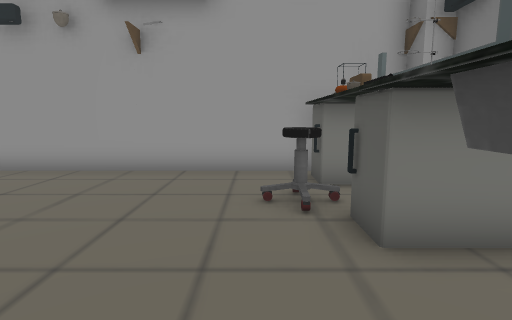
View 1 (above)

24 first-person views from a walk through a Unity game level. The camera is 1.5 m above the floor, tilts 8° down and sees 80° across. The floor is counted in squares, 1 m on a side. Each view is taken from the middle of a square. On the plan, view 1 faces up. The plan holds only what a view shows up to about 15 squares ahead; the rest is blank. Some animated figures are left out. Some surface patterns are stand-ins.

View 2
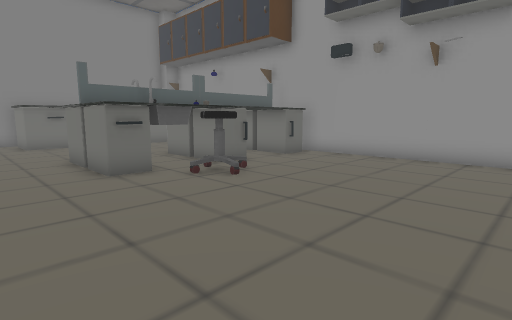

View 3
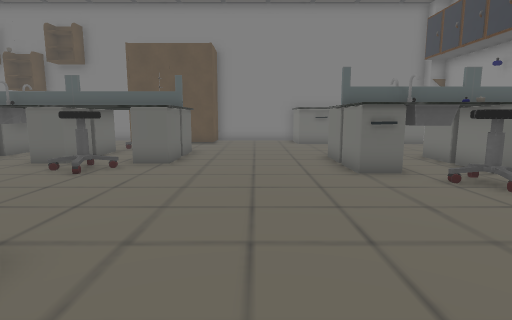

View 4
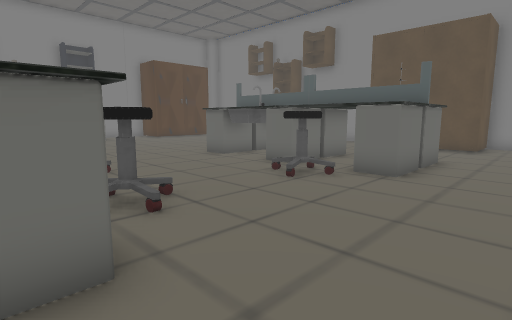

View 5
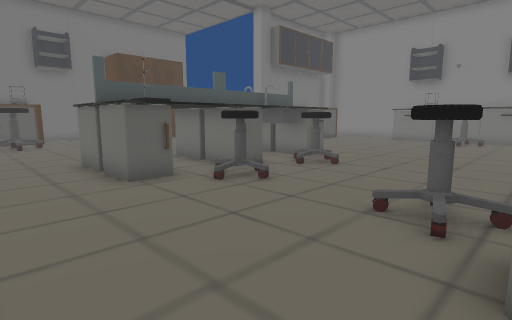

View 6
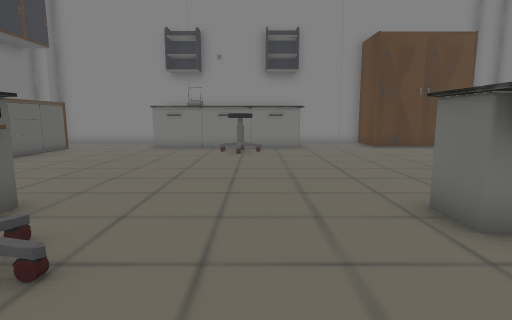

View 7
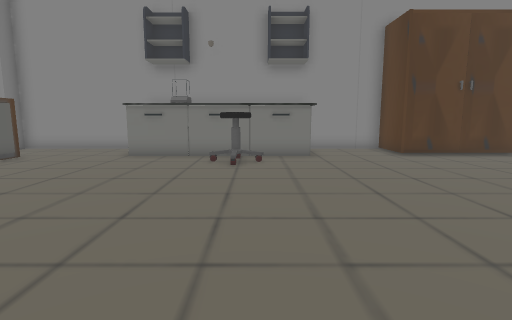

View 8
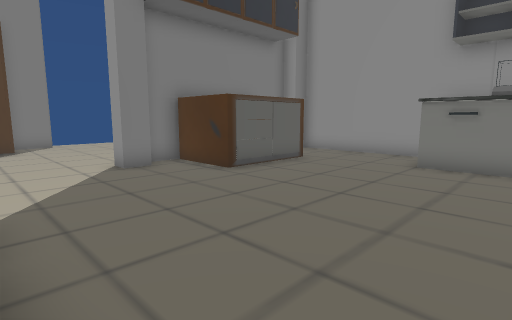

View 9
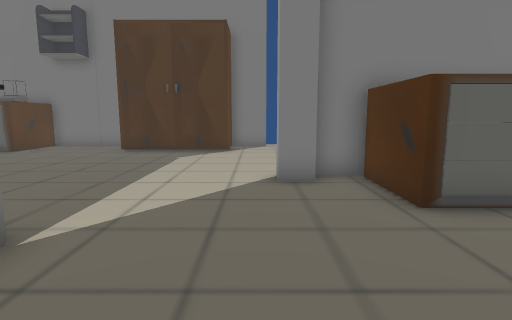

View 10
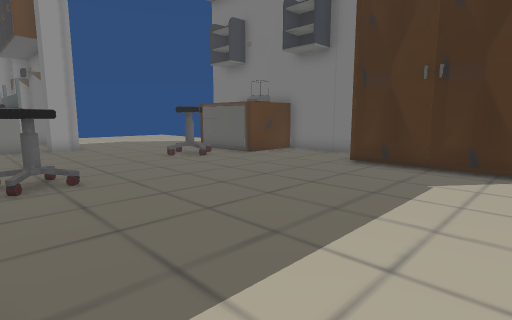

View 11
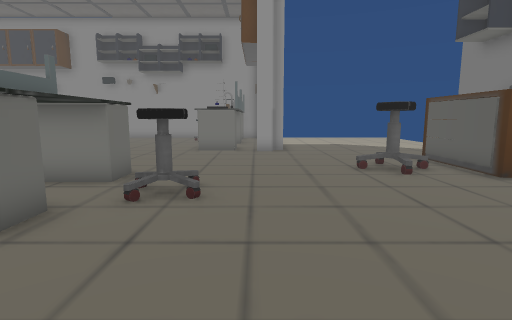

View 12
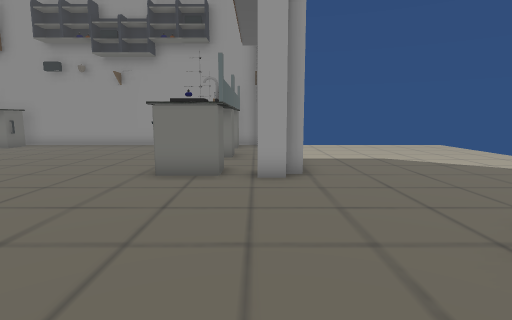

View 13
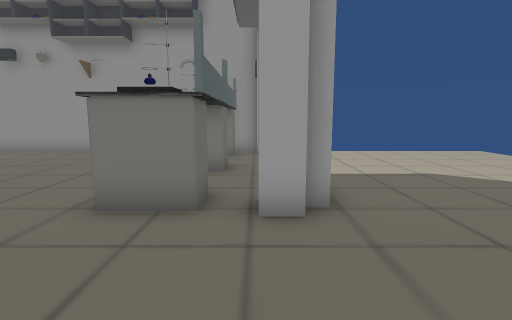

View 14
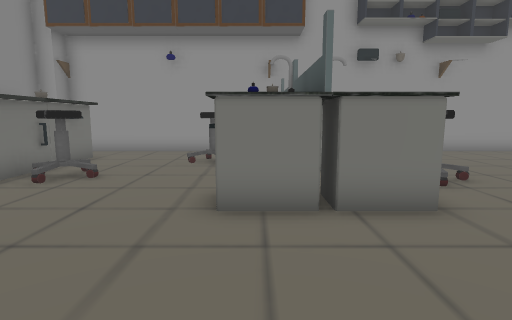

View 15
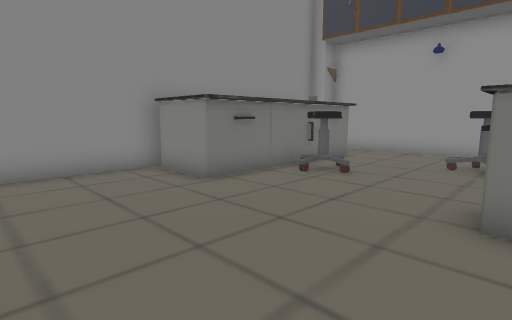

View 16
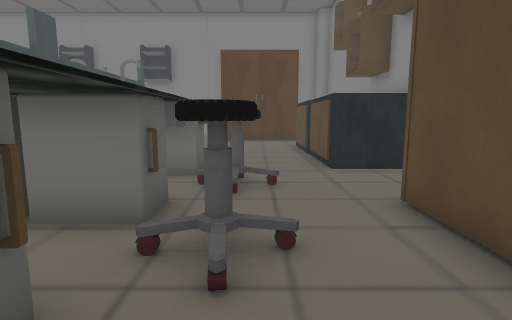

View 17
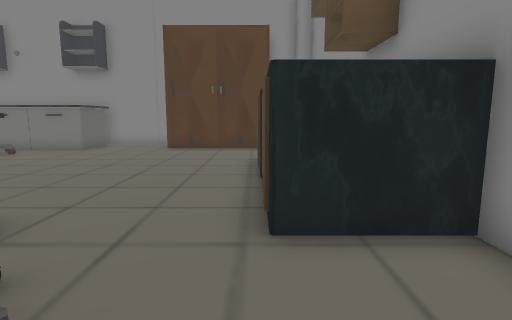

View 18
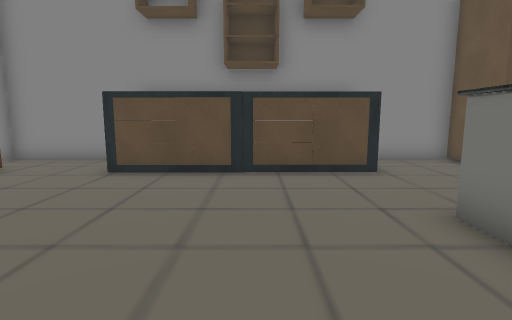

View 19
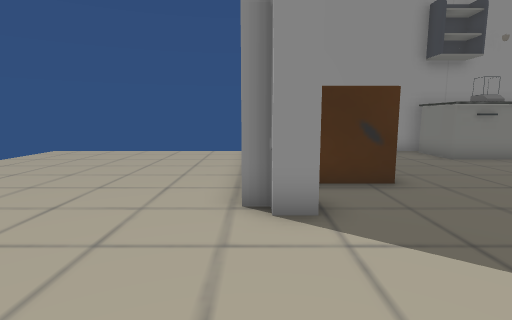

View 20
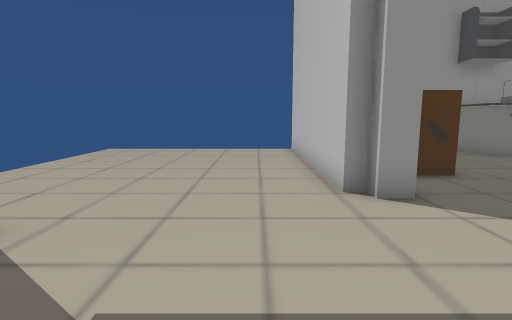

View 21
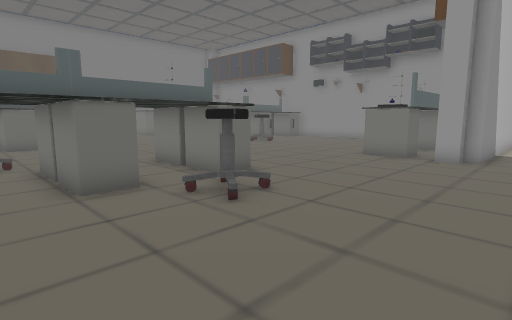

View 22
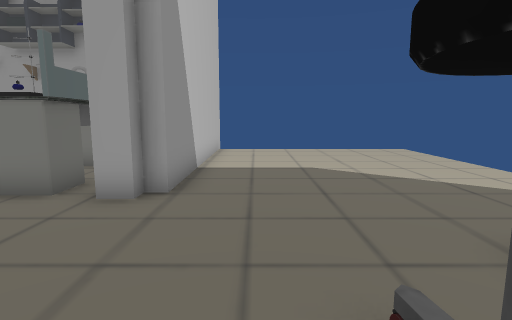

View 23
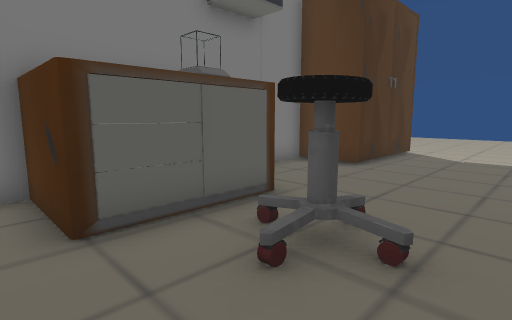

View 24
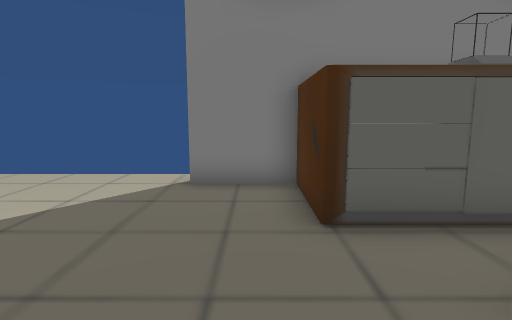

### Floor plan
Key: @ floor where view 1 was taken; # wall or solid block; . floor; ≈ water the walk keeps out of; O other object.
Columns run from 20 left of view 1 to 13 right of it. Each row starts with its distance up from view 1.
  9   ######    ##############
  8   .....    OO.........OO##........
  7    .....  OOO........OOO #........
  6    O...O   ..........O.. #........
  5   OO...OOO ..........O   #........
  4    O..... OOO........OOO #........
  3    OO....OOOOO........OO #........
  2    OO....OOOOOO.......OO #........
  1    O....OOO O.........OO #........
  0 # OO....OOOOO.......@OOO##........
 -1 #OO..............................#
 -2 #................................#
 -3 #.............................OOO#
 -4 #.............................O  #
 -5 #...........................O.O  #
 -6  OO....OOOO......OOOOO......O.OOO#
 -7   O...OOOOO......OOOOO...........#
 -8   O..OO....OO...O.....OO.........#
 -9   O..OOOOOO.....OOOOO............#
-10 #OO....OOOO......OOOO............#
-11 #....O.O........OOO............OO#
-12 #....OOOOOO....OOOOOO..........O
-13 #......O#OO......OO#O..........O
-14 #≈≈O...OOOO......OOOO..........O
-15 #  O...........................O
-16 #  O...........................OO#
-17 #  O.............................#
-18    O.....................#.......
-19    O.....................#........
-20 #  O..................OOO#........
-21 # OO..................O  #........
-22 #............OO.......O  #........
-23 #.............O.......O O#........
-24 #..OOOOO...OOOOOOOO....  #........
-25 #..    O...OO  O OO..... #........
-26 ##     O...       O.....##........
-27        ####       ########

Where each view was taken, in squares from view 1:
view 1: 0 up, 0 right, facing up
view 2: 3 down, 0 right, facing up-left
view 3: 3 down, 0 right, facing left
view 4: 3 down, 2 left, facing down-left
view 5: 3 down, 10 left, facing down-right
view 6: 9 down, 7 left, facing down
view 7: 12 down, 7 left, facing down
view 8: 14 down, 5 left, facing down-right
view 9: 17 down, 3 left, facing right
view 10: 16 down, 1 right, facing up-right
view 11: 14 down, 4 right, facing up
view 12: 8 down, 4 right, facing up
view 13: 5 down, 4 right, facing up
view 14: 5 down, 11 left, facing up
view 15: 5 down, 11 left, facing up-left
view 16: 5 down, 15 left, facing down
view 17: 10 down, 17 left, facing down
view 18: 17 down, 9 left, facing left
view 19: 13 down, 5 right, facing down
view 20: 12 down, 7 right, facing down
view 21: 12 down, 7 right, facing up-left
view 22: 6 down, 7 right, facing up
view 23: 2 down, 6 right, facing down-right
view 24: 2 down, 6 right, facing right
